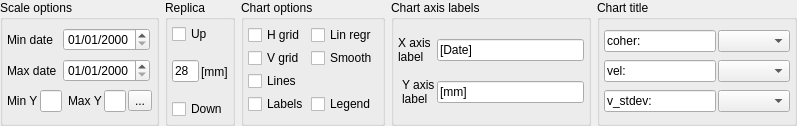
<?xml version="1.0" encoding="UTF-8"?>
<ui version="4.0">
 <class>RiskNatToolBar</class>
 <widget class="QWidget" name="RiskNatToolBar">
  <property name="geometry">
   <rect>
    <x>0</x>
    <y>0</y>
    <width>797</width>
    <height>126</height>
   </rect>
  </property>
  <property name="windowTitle">
   <string/>
  </property>
  <layout class="QHBoxLayout" name="horizontalLayout">
   <property name="margin">
    <number>0</number>
   </property>
   <item>
    <widget class="QGroupBox" name="groupBox">
     <property name="title">
      <string>Scale options</string>
     </property>
     <layout class="QGridLayout" name="gridLayout">
      <property name="horizontalSpacing">
       <number>2</number>
      </property>
      <property name="verticalSpacing">
       <number>4</number>
      </property>
      <property name="margin">
       <number>4</number>
      </property>
      <item row="0" column="0">
       <widget class="QLabel" name="label">
        <property name="sizePolicy">
         <sizepolicy hsizetype="Fixed" vsizetype="Preferred">
          <horstretch>0</horstretch>
          <verstretch>0</verstretch>
         </sizepolicy>
        </property>
        <property name="text">
         <string>Min date</string>
        </property>
       </widget>
      </item>
      <item row="0" column="1">
       <widget class="QDateEdit" name="minDateEdit">
        <property name="sizePolicy">
         <sizepolicy hsizetype="Fixed" vsizetype="Fixed">
          <horstretch>0</horstretch>
          <verstretch>0</verstretch>
         </sizepolicy>
        </property>
        <property name="displayFormat">
         <string>dd/MM/yyyy</string>
        </property>
       </widget>
      </item>
      <item row="1" column="0">
       <widget class="QLabel" name="label_2">
        <property name="sizePolicy">
         <sizepolicy hsizetype="Fixed" vsizetype="Preferred">
          <horstretch>0</horstretch>
          <verstretch>0</verstretch>
         </sizepolicy>
        </property>
        <property name="text">
         <string>Max date</string>
        </property>
       </widget>
      </item>
      <item row="1" column="1">
       <widget class="QDateEdit" name="maxDateEdit">
        <property name="sizePolicy">
         <sizepolicy hsizetype="Fixed" vsizetype="Fixed">
          <horstretch>0</horstretch>
          <verstretch>0</verstretch>
         </sizepolicy>
        </property>
        <property name="displayFormat">
         <string>dd/MM/yyyy</string>
        </property>
       </widget>
      </item>
      <item row="2" column="0" colspan="2">
       <layout class="QHBoxLayout" name="horizontalLayout_2">
        <property name="spacing">
         <number>2</number>
        </property>
        <property name="leftMargin">
         <number>0</number>
        </property>
        <item>
         <widget class="QLabel" name="label_3">
          <property name="sizePolicy">
           <sizepolicy hsizetype="Fixed" vsizetype="Preferred">
            <horstretch>0</horstretch>
            <verstretch>0</verstretch>
           </sizepolicy>
          </property>
          <property name="text">
           <string>Min Y</string>
          </property>
         </widget>
        </item>
        <item>
         <widget class="QLineEdit" name="minYEdit">
          <property name="sizePolicy">
           <sizepolicy hsizetype="Preferred" vsizetype="Fixed">
            <horstretch>0</horstretch>
            <verstretch>0</verstretch>
           </sizepolicy>
          </property>
         </widget>
        </item>
        <item>
         <widget class="QLabel" name="label_4">
          <property name="sizePolicy">
           <sizepolicy hsizetype="Fixed" vsizetype="Preferred">
            <horstretch>0</horstretch>
            <verstretch>0</verstretch>
           </sizepolicy>
          </property>
          <property name="text">
           <string>Max Y</string>
          </property>
          <property name="indent">
           <number>4</number>
          </property>
         </widget>
        </item>
        <item>
         <widget class="QLineEdit" name="maxYEdit">
          <property name="sizePolicy">
           <sizepolicy hsizetype="Preferred" vsizetype="Fixed">
            <horstretch>0</horstretch>
            <verstretch>0</verstretch>
           </sizepolicy>
          </property>
         </widget>
        </item>
        <item>
         <widget class="QToolButton" name="refreshScaleButton">
          <property name="text">
           <string>...</string>
          </property>
         </widget>
        </item>
       </layout>
      </item>
     </layout>
    </widget>
   </item>
   <item>
    <widget class="QGroupBox" name="groupBox_2">
     <property name="title">
      <string>Replica</string>
     </property>
     <layout class="QVBoxLayout" name="verticalLayout">
      <property name="spacing">
       <number>2</number>
      </property>
      <property name="margin">
       <number>4</number>
      </property>
      <item>
       <widget class="QCheckBox" name="replicaUpCheck">
        <property name="sizePolicy">
         <sizepolicy hsizetype="Fixed" vsizetype="Fixed">
          <horstretch>0</horstretch>
          <verstretch>0</verstretch>
         </sizepolicy>
        </property>
        <property name="text">
         <string>Up</string>
        </property>
       </widget>
      </item>
      <item>
       <layout class="QHBoxLayout" name="horizontalLayout_3">
        <property name="spacing">
         <number>2</number>
        </property>
        <item>
         <widget class="QLineEdit" name="replicaDistEdit">
          <property name="sizePolicy">
           <sizepolicy hsizetype="Maximum" vsizetype="Fixed">
            <horstretch>0</horstretch>
            <verstretch>0</verstretch>
           </sizepolicy>
          </property>
          <property name="text">
           <string notr="true">28</string>
          </property>
         </widget>
        </item>
        <item>
         <widget class="QLabel" name="label_5">
          <property name="sizePolicy">
           <sizepolicy hsizetype="Fixed" vsizetype="Preferred">
            <horstretch>0</horstretch>
            <verstretch>0</verstretch>
           </sizepolicy>
          </property>
          <property name="text">
           <string>[mm]</string>
          </property>
         </widget>
        </item>
       </layout>
      </item>
      <item>
       <widget class="QCheckBox" name="replicaDownCheck">
        <property name="sizePolicy">
         <sizepolicy hsizetype="Fixed" vsizetype="Fixed">
          <horstretch>0</horstretch>
          <verstretch>0</verstretch>
         </sizepolicy>
        </property>
        <property name="text">
         <string>Down</string>
        </property>
       </widget>
      </item>
     </layout>
    </widget>
   </item>
   <item>
    <widget class="QGroupBox" name="groupBox_3">
     <property name="title">
      <string>Chart options</string>
     </property>
     <layout class="QGridLayout" name="gridLayout_3">
      <property name="margin">
       <number>4</number>
      </property>
      <property name="spacing">
       <number>2</number>
      </property>
      <item row="0" column="0">
       <widget class="QCheckBox" name="hGridCheck">
        <property name="sizePolicy">
         <sizepolicy hsizetype="Fixed" vsizetype="Fixed">
          <horstretch>0</horstretch>
          <verstretch>0</verstretch>
         </sizepolicy>
        </property>
        <property name="text">
         <string>H grid</string>
        </property>
       </widget>
      </item>
      <item row="0" column="1">
       <widget class="QCheckBox" name="linRegrCheck">
        <property name="sizePolicy">
         <sizepolicy hsizetype="Fixed" vsizetype="Fixed">
          <horstretch>0</horstretch>
          <verstretch>0</verstretch>
         </sizepolicy>
        </property>
        <property name="text">
         <string>Lin regr</string>
        </property>
       </widget>
      </item>
      <item row="1" column="0">
       <widget class="QCheckBox" name="vGridCheck">
        <property name="sizePolicy">
         <sizepolicy hsizetype="Fixed" vsizetype="Fixed">
          <horstretch>0</horstretch>
          <verstretch>0</verstretch>
         </sizepolicy>
        </property>
        <property name="text">
         <string>V grid</string>
        </property>
       </widget>
      </item>
      <item row="1" column="1">
       <widget class="QCheckBox" name="smoothCheck">
        <property name="sizePolicy">
         <sizepolicy hsizetype="Fixed" vsizetype="Fixed">
          <horstretch>0</horstretch>
          <verstretch>0</verstretch>
         </sizepolicy>
        </property>
        <property name="text">
         <string>Smooth</string>
        </property>
       </widget>
      </item>
      <item row="2" column="0">
       <widget class="QCheckBox" name="linesCheck">
        <property name="sizePolicy">
         <sizepolicy hsizetype="Fixed" vsizetype="Fixed">
          <horstretch>0</horstretch>
          <verstretch>0</verstretch>
         </sizepolicy>
        </property>
        <property name="text">
         <string>Lines</string>
        </property>
       </widget>
      </item>
      <item row="3" column="0">
       <widget class="QCheckBox" name="labelsCheck">
        <property name="sizePolicy">
         <sizepolicy hsizetype="Fixed" vsizetype="Fixed">
          <horstretch>0</horstretch>
          <verstretch>0</verstretch>
         </sizepolicy>
        </property>
        <property name="text">
         <string>Labels</string>
        </property>
       </widget>
      </item>
      <item row="3" column="1">
       <widget class="QCheckBox" name="legendCheck_2">
        <property name="sizePolicy">
         <sizepolicy hsizetype="Fixed" vsizetype="Fixed">
          <horstretch>0</horstretch>
          <verstretch>0</verstretch>
         </sizepolicy>
        </property>
        <property name="text">
         <string>Legend</string>
        </property>
       </widget>
      </item>
     </layout>
    </widget>
   </item>
   <item>
    <widget class="QGroupBox" name="groupBox_4">
     <property name="title">
      <string>Chart axis labels</string>
     </property>
     <layout class="QGridLayout" name="gridLayout_4">
      <property name="margin">
       <number>4</number>
      </property>
      <property name="spacing">
       <number>2</number>
      </property>
      <item row="0" column="0">
       <widget class="QLabel" name="label_6">
        <property name="sizePolicy">
         <sizepolicy hsizetype="Fixed" vsizetype="Preferred">
          <horstretch>0</horstretch>
          <verstretch>0</verstretch>
         </sizepolicy>
        </property>
        <property name="text">
         <string>X axis 
label</string>
        </property>
       </widget>
      </item>
      <item row="0" column="1">
       <widget class="QLineEdit" name="xLabelEdit">
        <property name="sizePolicy">
         <sizepolicy hsizetype="Expanding" vsizetype="Fixed">
          <horstretch>0</horstretch>
          <verstretch>0</verstretch>
         </sizepolicy>
        </property>
        <property name="text">
         <string>[Date]</string>
        </property>
       </widget>
      </item>
      <item row="1" column="0">
       <widget class="QLabel" name="label_7">
        <property name="sizePolicy">
         <sizepolicy hsizetype="Fixed" vsizetype="Preferred">
          <horstretch>0</horstretch>
          <verstretch>0</verstretch>
         </sizepolicy>
        </property>
        <property name="text">
         <string>Y axis 
label</string>
        </property>
        <property name="indent">
         <number>4</number>
        </property>
       </widget>
      </item>
      <item row="1" column="1">
       <widget class="QLineEdit" name="yLabelEdit">
        <property name="sizePolicy">
         <sizepolicy hsizetype="Expanding" vsizetype="Fixed">
          <horstretch>0</horstretch>
          <verstretch>0</verstretch>
         </sizepolicy>
        </property>
        <property name="text">
         <string>[mm]</string>
        </property>
       </widget>
      </item>
     </layout>
    </widget>
   </item>
   <item>
    <widget class="QGroupBox" name="groupBox_5">
     <property name="title">
      <string>Chart title</string>
     </property>
     <layout class="QGridLayout" name="gridLayout_5">
      <property name="margin">
       <number>4</number>
      </property>
      <property name="spacing">
       <number>2</number>
      </property>
      <item row="0" column="0">
       <widget class="QLineEdit" name="titleParam1Edit">
        <property name="sizePolicy">
         <sizepolicy hsizetype="Expanding" vsizetype="Fixed">
          <horstretch>0</horstretch>
          <verstretch>0</verstretch>
         </sizepolicy>
        </property>
        <property name="text">
         <string>coher:</string>
        </property>
       </widget>
      </item>
      <item row="0" column="1">
       <widget class="QComboBox" name="titleParam1Combo">
        <property name="sizePolicy">
         <sizepolicy hsizetype="Preferred" vsizetype="Fixed">
          <horstretch>0</horstretch>
          <verstretch>0</verstretch>
         </sizepolicy>
        </property>
       </widget>
      </item>
      <item row="1" column="0">
       <widget class="QLineEdit" name="titleParam2Edit">
        <property name="sizePolicy">
         <sizepolicy hsizetype="Expanding" vsizetype="Fixed">
          <horstretch>0</horstretch>
          <verstretch>0</verstretch>
         </sizepolicy>
        </property>
        <property name="text">
         <string>vel:</string>
        </property>
       </widget>
      </item>
      <item row="1" column="1">
       <widget class="QComboBox" name="titleParam2Combo">
        <property name="sizePolicy">
         <sizepolicy hsizetype="Preferred" vsizetype="Fixed">
          <horstretch>0</horstretch>
          <verstretch>0</verstretch>
         </sizepolicy>
        </property>
       </widget>
      </item>
      <item row="2" column="0">
       <widget class="QLineEdit" name="titleParam3Edit">
        <property name="sizePolicy">
         <sizepolicy hsizetype="Expanding" vsizetype="Fixed">
          <horstretch>0</horstretch>
          <verstretch>0</verstretch>
         </sizepolicy>
        </property>
        <property name="text">
         <string>v_stdev:</string>
        </property>
       </widget>
      </item>
      <item row="2" column="1">
       <widget class="QComboBox" name="titleParam3Combo">
        <property name="sizePolicy">
         <sizepolicy hsizetype="Preferred" vsizetype="Fixed">
          <horstretch>0</horstretch>
          <verstretch>0</verstretch>
         </sizepolicy>
        </property>
       </widget>
      </item>
     </layout>
    </widget>
   </item>
  </layout>
 </widget>
 <resources/>
 <connections/>
</ui>
